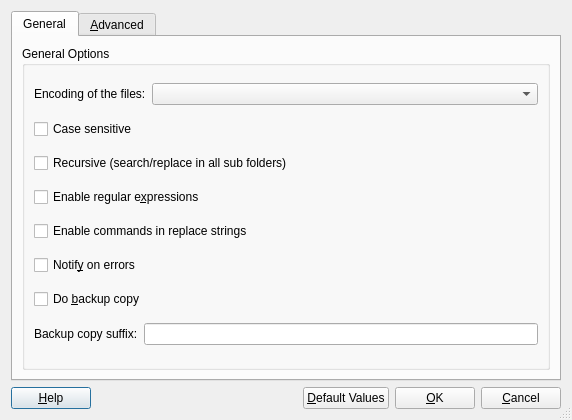
<?xml version="1.0" encoding="UTF-8"?>
<ui version="4.0" stdsetdef="1">
  <author></author>
  <comment></comment>
  <exportmacro></exportmacro>
  <class>KOptionsDlgS</class>
  <widget class="QDialog" name="KOptionsDlgS">
    <property name="geometry">
      <rect>
        <x>0</x>
        <y>0</y>
        <width>572</width>
        <height>420</height>
      </rect>
    </property>
    <property name="windowTitle">
      <string>Options</string>
    </property>
    <property name="sizeGripEnabled">
      <bool>true</bool>
    </property>
    <layout class="QGridLayout">
      <item row="0" column="0" rowspan="1" colspan="5">
        <widget class="QTabWidget" name="tabWidget2">
          <widget class="QWidget" name="tab1">
            <attribute name="title">
              <string>General</string>
            </attribute>
            <layout class="QGridLayout">
              <item row="0" column="0">
                <widget class="QGroupBox" name="groupBox7">
                  <property name="title">
                    <string>General Options</string>
                  </property>
                  <layout class="QGridLayout">
                    <item row="4" column="0" rowspan="1" colspan="3">
                      <widget class="QCheckBox" name="m_chbVariables">
                        <property name="text">
                          <string>Enable commands in replace strings</string>
                        </property>
                        <property name="shortcut">
                          <string/>
                        </property>
                      </widget>
                    </item>
                    <item row="7" column="0">
                      <widget class="QLabel" name="m_tlBackup">
                        <property name="text">
                          <string>Backup copy suffix:</string>
                        </property>
                        <property name="wordWrap">
                          <bool>false</bool>
                        </property>
                      </widget>
                    </item>
                    <item row="7" column="1" rowspan="1" colspan="2">
                      <widget class="QLineEdit" name="m_leBackup">
                        <property name="text">
                          <string/>
                        </property>
                      </widget>
                    </item>
                    <item row="5" column="0" rowspan="1" colspan="3">
                      <widget class="QCheckBox" name="m_chbNotifyOnErrors">
                        <property name="text">
                          <string>Notif&amp;y on errors</string>
                        </property>
                      </widget>
                    </item>
                    <item row="1" column="0" rowspan="1" colspan="3">
                      <widget class="QCheckBox" name="m_chbCaseSensitive">
                        <property name="text">
                          <string>Case sensitive</string>
                        </property>
                        <property name="shortcut">
                          <string/>
                        </property>
                      </widget>
                    </item>
                    <item row="2" column="0" rowspan="1" colspan="3">
                      <widget class="QCheckBox" name="m_chbRecursive">
                        <property name="text">
                          <string>Recursive (search/replace in all sub folders)</string>
                        </property>
                        <property name="shortcut">
                          <string/>
                        </property>
                      </widget>
                    </item>
                    <item row="3" column="0" rowspan="1" colspan="3">
                      <widget class="QCheckBox" name="m_chbRegularExpressions">
                        <property name="enabled">
                          <bool>true</bool>
                        </property>
                        <property name="text">
                          <string>Enable regular e&amp;xpressions</string>
                        </property>
                      </widget>
                    </item>
                    <item row="6" column="0" rowspan="1" colspan="3">
                      <widget class="QCheckBox" name="m_chbBackup">
                        <property name="text">
                          <string>Do &amp;backup copy</string>
                        </property>
                      </widget>
                    </item>
                    <item row="0" column="0" rowspan="1" colspan="2">
                      <widget class="QLabel" name="textLabel1">
                        <property name="text">
                          <string>Encoding of the files:</string>
                        </property>
                        <property name="wordWrap">
                          <bool>false</bool>
                        </property>
                      </widget>
                    </item>
                    <item row="0" column="2">
                      <widget class="KComboBox" name="m_cbEncoding">
                        <property name="sizePolicy">
                          <sizepolicy>
                            <hsizetype>3</hsizetype>
                            <vsizetype>0</vsizetype>
                            <horstretch>0</horstretch>
                            <verstretch>0</verstretch>
                          </sizepolicy>
                        </property>
                      </widget>
                    </item>
                  </layout>
                </widget>
              </item>
            </layout>
          </widget>
          <widget class="QWidget" name="Tab3">
            <attribute name="title">
              <string>&amp;Advanced</string>
            </attribute>
            <layout class="QGridLayout">
              <item row="0" column="0">
                <widget class="QGroupBox" name="gbxConfirm">
                  <property name="title">
                    <string>Advanced Options</string>
                  </property>
                  <layout class="QGridLayout">
                    <item row="5" column="0">
                      <widget class="QCheckBox" name="m_chbIgnoreHidden">
                        <property name="text">
                          <string>Ignore hidden files and folders</string>
                        </property>
                      </widget>
                    </item>
                    <item row="4" column="0">
                      <widget class="QCheckBox" name="m_chbFollowSymLinks">
                        <property name="text">
                          <string>Follow s&amp;ymbolic links</string>
                        </property>
                      </widget>
                    </item>
                    <item row="3" column="0">
                      <widget class="QCheckBox" name="m_chbHaltOnFirstOccurrence">
                        <property name="text">
                          <string>When searching, stop on first string found (faster but no details)</string>
                        </property>
                      </widget>
                    </item>
                    <item row="2" column="0">
                      <widget class="QCheckBox" name="m_chbIgnoreFiles">
                        <property name="enabled">
                          <bool>true</bool>
                        </property>
                        <property name="text">
                          <string>Do not show file if no strings are found or replaced</string>
                        </property>
                      </widget>
                    </item>
                    <item row="1" column="0">
                      <layout class="QHBoxLayout">
                        <item>
                          <spacer name="spacer2">
                            <property name="sizeHint">
                              <size>
                                <width>16</width>
                                <height>20</height>
                              </size>
                            </property>
                            <property name="sizeType">
                              <enum>QSizePolicy::Fixed</enum>
                            </property>
                            <property name="orientation">
                              <enum>Qt::Qt::Horizontal</enum>
                            </property>
                          </spacer>
                        </item>
                        <item>
                          <widget class="QCheckBox" name="m_chbShowConfirmDialog">
                            <property name="enabled">
                              <bool>false</bool>
                            </property>
                            <property name="text">
                              <string>Show confirmation dialog</string>
                            </property>
                          </widget>
                        </item>
                      </layout>
                    </item>
                    <item row="0" column="0">
                      <widget class="QCheckBox" name="m_chbConfirmStrings">
                        <property name="enabled">
                          <bool>false</bool>
                        </property>
                        <property name="text">
                          <string>Confirm before replace each string</string>
                        </property>
                      </widget>
                    </item>
                  </layout>
                </widget>
              </item>
            </layout>
          </widget>
        </widget>
      </item>
      <item row="1" column="0">
        <widget class="QPushButton" name="m_pbHelp">
          <property name="enabled">
            <bool>true</bool>
          </property>
          <property name="text">
            <string>&amp;Help</string>
          </property>
        </widget>
      </item>
      <item row="1" column="1">
        <spacer name="spacer1">
          <property name="sizeHint">
            <size>
              <width>202</width>
              <height>20</height>
            </size>
          </property>
          <property name="sizeType">
            <enum>QSizePolicy::Expanding</enum>
          </property>
          <property name="orientation">
            <enum>Qt::Qt::Horizontal</enum>
          </property>
        </spacer>
      </item>
      <item row="1" column="2">
        <widget class="QPushButton" name="m_pbDefault">
          <property name="text">
            <string>&amp;Default Values</string>
          </property>
        </widget>
      </item>
      <item row="1" column="3">
        <widget class="QPushButton" name="m_pbOK">
          <property name="text">
            <string>&amp;OK</string>
          </property>
        </widget>
      </item>
      <item row="1" column="4">
        <widget class="QPushButton" name="m_pbCancel">
          <property name="text">
            <string>&amp;Cancel</string>
          </property>
        </widget>
      </item>
    </layout>
  </widget>
  <pixmapfunction></pixmapfunction>
  <customwidgets>
    <customwidget>
      <class>KComboBox</class>
      <extends>QComboBox</extends>
      <header location="global">kcombobox.h</header>
    </customwidget>
  </customwidgets>
  <tabstops>
    <tabstop>tabWidget2</tabstop>
    <tabstop>m_cbEncoding</tabstop>
    <tabstop>m_chbCaseSensitive</tabstop>
    <tabstop>m_chbRecursive</tabstop>
    <tabstop>m_chbRegularExpressions</tabstop>
    <tabstop>m_chbVariables</tabstop>
    <tabstop>m_chbNotifyOnErrors</tabstop>
    <tabstop>m_chbBackup</tabstop>
    <tabstop>m_leBackup</tabstop>
    <tabstop>m_pbDefault</tabstop>
    <tabstop>m_pbOK</tabstop>
    <tabstop>m_pbCancel</tabstop>
    <tabstop>m_pbHelp</tabstop>
    <tabstop>m_chbConfirmStrings</tabstop>
    <tabstop>m_chbShowConfirmDialog</tabstop>
    <tabstop>m_chbIgnoreFiles</tabstop>
    <tabstop>m_chbHaltOnFirstOccurrence</tabstop>
    <tabstop>m_chbFollowSymLinks</tabstop>
    <tabstop>m_chbIgnoreHidden</tabstop>
  </tabstops>
  <connections>
    <connection>
      <sender>m_pbCancel</sender>
      <signal>clicked()</signal>
      <receiver>KOptionsDlgS</receiver>
      <slot>reject()</slot>
    </connection>
  </connections>
</ui>
